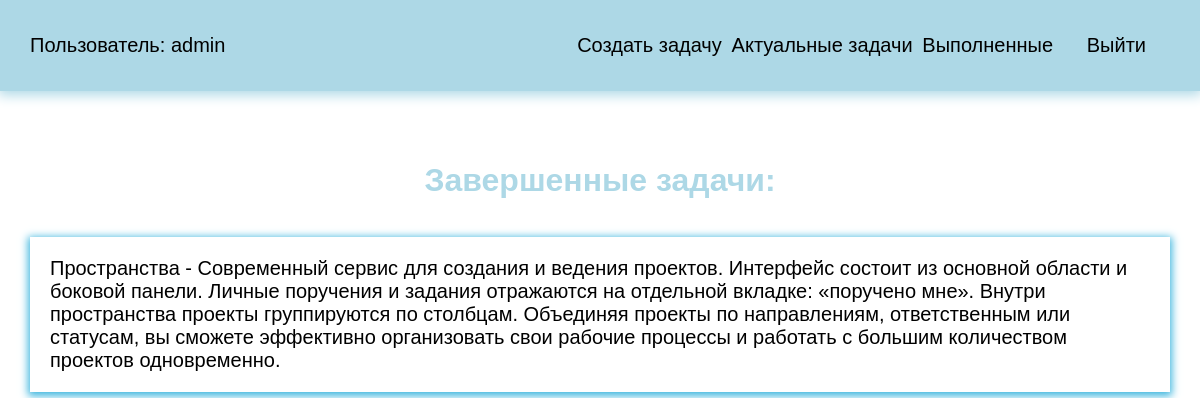
Before: /completed_all (signed in) with the older database file.
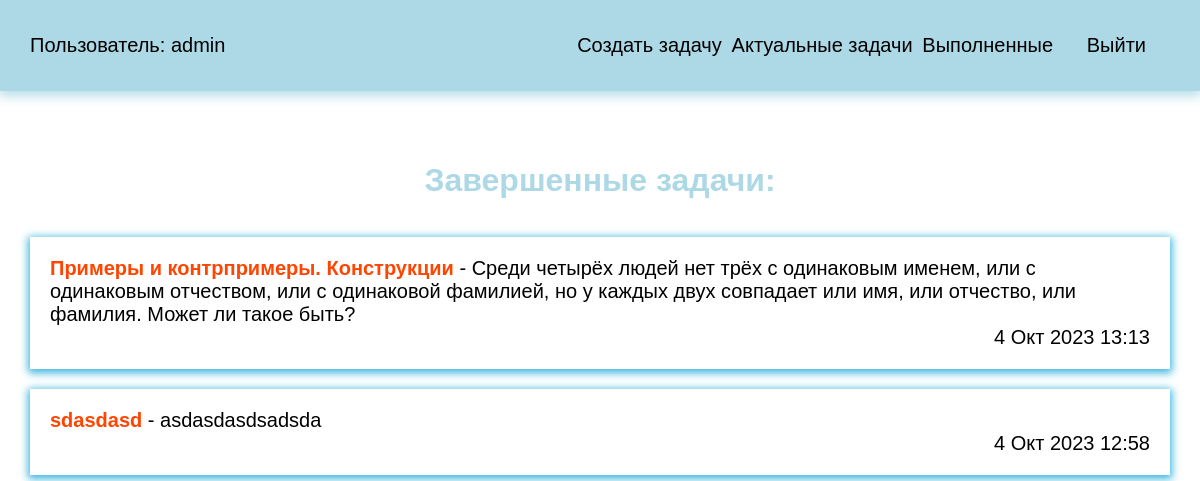
After: the same page with the newer database file.
### todo/models.py (models this page shows, shortened)
class Todo(models.Model):
    title = models.CharField(max_length=100)
    memo = models.TextField(blank=True)
    created = models.DateTimeField(auto_now_add=True)
    date_completed = models.DateTimeField(null=True, blank=True)
    important = models.BooleanField(default=False)
    user = models.ForeignKey(User, on_delete=models.CASCADE)

### todo/views.py (the view)
# urls.py: path('completed_all', views.completed_todos, name="completed_todos"),
@login_required
def completed_todos(request):
    todos = Todo.objects.filter(user=request.user, date_completed__isnull=False).order_by('-date_completed')
    return render(request, "todo/completed_todos.html", {'todos': todos})

### todo/templates/todo/completed_todos.html
{% extends 'todo/base.html' %}
{% block content %}
<h1>Завершенные задачи:</h1>
<ul>
    {% for todo in todos %}
    <li>
        <a href="{% url 'view_todo' todo.id %}">
        {% if todo.important %}
        <b>{{ todo.title }}</b>
        {% else %}
        {{ todo.title }}
        {% endif %}
        {% if todo.memo %}
        - {{ todo.memo }}
           <div style="text-align:right"> {{ todo.date_completed|date:'j M Y H:i' }}</div>
        {% endif %}
    </a>
    </li>
    {% endfor %}
</ul>
{% endblock %}

Changed rows visible on the page:
no longer on this page (row edited): Todo: title "Пространства", memo "Современный сервис для создания и ведения проектов. Интерфейс состоит из основной области и боковой панели. Личные поручения и задания отражаются на отдельной вкладке: «поручено мне». Внутри пространства проекты группируются по столбцам. Объединяя проекты по направлениям, ответственным или статусам, вы сможете эффективно организовать свои рабочие процессы и работать с большим количеством проектов одновременно."
added Todo: title "Примеры и контрпримеры. Конструкции", memo "Среди четырёх людей нет трёх с одинаковым именем, или с одинаковым отчеством, или с одинаковой фамилией, но у каждых двух совпадает или имя, или отчество, или фамилия. Может ли такое быть?", date_completed "4 Окт 2023 13:13"
added Todo: title "sdasdasd", memo "asdasdasdsadsda", date_completed "4 Окт 2023 12:58"
